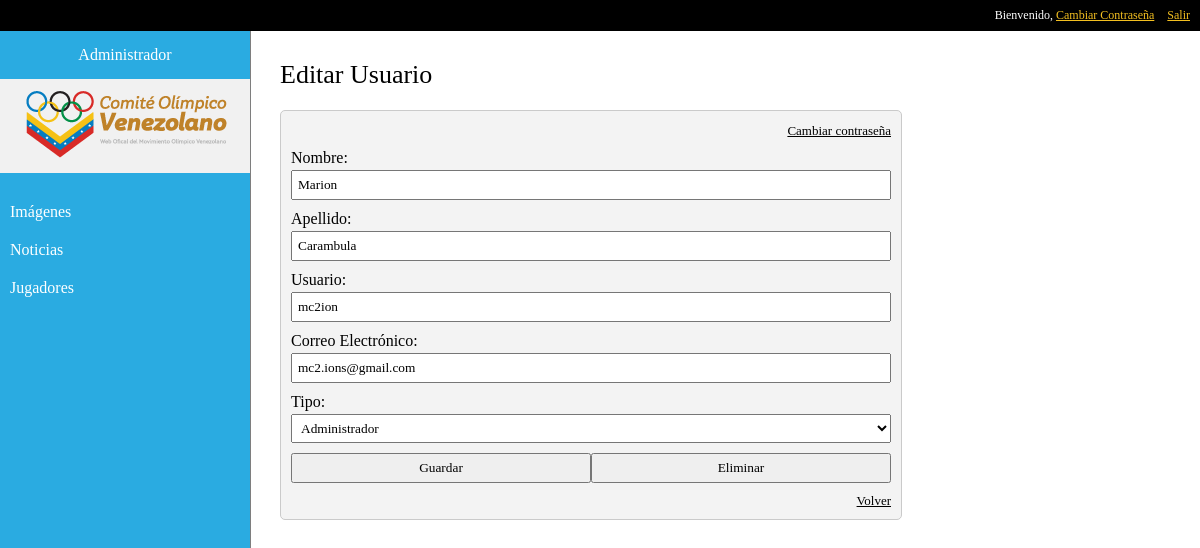
The page /admin/manage_user.php?id=1 on the database its author committed.
### tables this page shows
CREATE TABLE IF NOT EXISTS `usuarios` (
  `id` int(11) NOT NULL AUTO_INCREMENT,
  `nombre` varchar(250) DEFAULT NULL,
  `apellido` varchar(250) DEFAULT NULL,
  `usuario` varchar(250) DEFAULT NULL,
  `correo` varchar(250) DEFAULT NULL,
  `contrasena` varchar(500) DEFAULT NULL,
  `admin` int(11) DEFAULT NULL,
  `borrado` int(11) DEFAULT '0',
  PRIMARY KEY (`id`)
);

### admin/common/class-db.php (called while the page is built, shortened)
<?php
class db {
    var $conn;
    function __construct($setnames=true) {
        $this->dbhost   = '127.0.0.1';
        $this->dbuser   = 'root';
        $this->dbpass   = 'administrator';
        $this->conn     = mysql_connect($this->dbhost, $this->dbuser, $this->dbpass,true);
        $this->conn     = mysql_connect($this->dbhost, $this->dbuser, $this->dbpass,true) or die("Couldn't Connect to the Server");
    }
    function dbQuery($query) {
        $dbTemp = array() ;
        $i      = 0;
        $q = mysql_query($query, $this->conn);
        while ($row = mysql_fetch_array($q, MYSQL_ASSOC)) {
            $i++;
            foreach ($row as $key => $value) {
                $dbTemp[$i][$key] = $value;
            }
        }
        return $dbTemp;
    }
}
?>

### admin/manage_user.php (the view, shortened to what this page needs)
<?php
include ("./common/functions.php");
$out["nombre"] = "";  $out["apellido"] = "";  $out["usuario"] = "";  $out["correo"] = ""; $out["contrasena"] = ""; $out["admin"] = "";
$action = "crear"; $message = ""; $messageS = "";
$title           = "Agregar Usuario";
if (isset($_GET["id"])){
    $action = "editar";
    $id = $db->clean($_GET["id"]);
    $query = "SELECT * from usuarios WHERE id = '$id'";
    $q = $db->dbQuery($query);
    $out["nombre"]   = $q[1]["nombre"];
    $out["apellido"] = $q[1]["apellido"];
    $out["usuario"]  = $q[1]["usuario"];
    $out["correo"]   = $q[1]["correo"];
    $out["admin"]    = $q[1]["admin"];
    $title           = "Editar Usuario";
}
?>
<!DOCTYPE html>
<html lang="es">
  <head>
    <?= my_header()?>
  </head>
  <body>
    <?= top_bar(); ?>
    <?= menu("usuarios"); ?>
    <div class="content">
        <div class="title"><?= $title?></div>
        <div class="add-content">
           <?php if ($action == "editar"){?>
                <div class="pass">
                <a href="./manage_user_pass.php?id=<?=$_GET["id"]?>" class="cpass">Cambiar contraseña</a>
                </div>
            <?php }?>
            <form method="post">
                <fieldset>
                    <p><label>Nombre:</label>
                        <input type="text" name="firstname" value="<?= $out["nombre"]?>"/>
                    </p>
                    <p><label>Apellido:</label>
                        <input type="text" name="lastname" value="<?= $out["apellido"]?>"/>
                    </p>
                    <p><label>Usuario:</label>
                        <input type="text" name="username" value="<?= $out["usuario"]?>"/>
                    </p>
                    <p><label>Correo Electrónico:</label>
                        <input type="email" name="email" value="<?= $out["correo"]?>"/>
                    </p>
                    <p><label>Tipo:</label>
                        <select name="type">
                            <option value="1" <?=($out["admin"] == "1") ? "selected":""?>>Administrador</option>
                        </select>
                    </p>
                    <p class="buttons">
                        <input type="submit" name="<?= $action ?>" value="Guardar"/>
                        <?php if ($action == "editar" && $_GET["id"] != $_COOKIE["cov-user-id"]) {?>
                        <input type="submit" name="eliminar" value="Eliminar"/>
                        <?php }?>
                        <a href="./users.php" class="back">Volver</a>
                    </p>
                </fieldset>
            </form>
        </div>
    </div>
  </body>
</html>

### admin/css/style.css (style rules this page uses)
body { background: white; }
* { font-family: Verdana, Tahoma; margin: 0; padding: 0; }
.content { margin-left: 250px;padding: 30px;padding-top: 60px; }
.title { font-size: 26px; }
fieldset { border: none; }
label { display: block; width: 200px; vertical-align: top;margin-bottom: 3px; }
.add-content p { margin: 10px 0px;position: relative; }
.add-content input, .add-content select { padding: 5px; width: 100%; box-sizing: border-box;position: relative; }
.add-content { margin-top: 20px; border: 1px solid rgb(202, 202, 202); border-radius: 5px; padding: 10px;background-color: rgb(243, 243, 243);max-width: 600px; }
.add-content .buttons input { float: left; width: 50%; }
a.back { color: black; font-size: 13px; float: right; margin-top: 10px; }
a.cpass { color: black; font-size: 13px; }
.pass { text-align: right; }

### rows shown on the page
usuarios: firstname "Marion", lastname "Carambula", username "mc2ion", email "mc2.ions@gmail.com", type "Administrador"

### other values the page prints
$title "Editar Usuario"
